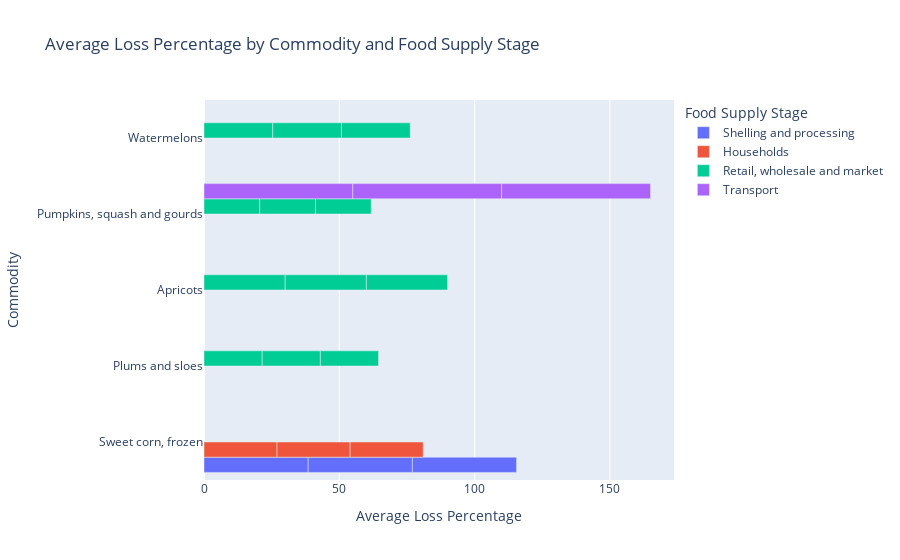

Notebook code cell kept with this figure:
### Code cell
# Bar plot for average loss percentage by commodity and stage
fig = px.bar(filtered_df, x='loss_percentage', y='commodity', color='food_supply_stage', barmode='group',
             title='Average Loss Percentage by Commodity and Food Supply Stage',
             labels={'loss_percentage': 'Average Loss Percentage', 'commodity': 'Commodity', 'food_supply_stage': 'Food Supply Stage'})
fig.show()

### Figure 1 — Plotly figure (JSON) as saved in the notebook; plotly's stock layout.template omitted (floating-point values rounded to 4 significant figures)
{"data": [{"alignmentgroup": "True", "hovertemplate": "Food Supply Stage=Shelling and processing<br>Average Loss Percentage=%{x}<br>Commodity=%{y}<extra></extra>", "legendgroup": "Shelling and processing", "marker": {"color": "#636efa", "pattern": {"shape": ""}}, "name": "Shelling and processing", "offsetgroup": "Shelling and processing", "orientation": "h", "showlegend": true, "textposition": "auto", "type": "bar", "x": [38.5, 38.5, 38.5], "xaxis": "x", "y": ["Sweet corn, frozen", "Sweet corn, frozen", "Sweet corn, frozen"], "yaxis": "y"}, {"alignmentgroup": "True", "hovertemplate": "Food Supply Stage=Households<br>Average Loss Percentage=%{x}<br>Commodity=%{y}<extra></extra>", "legendgroup": "Households", "marker": {"color": "#EF553B", "pattern": {"shape": ""}}, "name": "Households", "offsetgroup": "Households", "orientation": "h", "showlegend": true, "textposition": "auto", "type": "bar", "x": [27, 27, 27], "xaxis": "x", "y": ["Sweet corn, frozen", "Sweet corn, frozen", "Sweet corn, frozen"], "yaxis": "y"}, {"alignmentgroup": "True", "hovertemplate": "Food Supply Stage=Retail, wholesale and market<br>Average Loss Percentage=%{x}<br>Commodity=%{y}<extra></extra>", "legendgroup": "Retail, wholesale and market", "marker": {"color": "#00cc96", "pattern": {"shape": ""}}, "name": "Retail, wholesale and market", "offsetgroup": "Retail, wholesale and market", "orientation": "h", "showlegend": true, "textposition": "auto", "type": "bar", "x": [21.5, 21.5, 21.5, 30, 20.6, 25.4, 30, 20.6, 25.4, 30, 20.6, 25.4], "xaxis": "x", "y": ["Plums and sloes", "Plums and sloes", "Plums and sloes", "Apricots", "Pumpkins, squash and gourds", "Watermelons", "Apricots", "Pumpkins, squash and gourds", "Watermelons", "Apricots", "Pumpkins, squash and gourds", "Watermelons"], "yaxis": "y"}, {"alignmentgroup": "True", "hovertemplate": "Food Supply Stage=Transport<br>Average Loss Percentage=%{x}<br>Commodity=%{y}<extra></extra>", "legendgroup": "Transport", "marker": {"color": "#ab63fa", "pattern": {"shape": ""}}, "name": "Transport", "offsetgroup": "Transport", "orientation": "h", "showlegend": true, "textposition": "auto", "type": "bar", "x": [55, 55, 55], "xaxis": "x", "y": ["Pumpkins, squash and gourds", "Pumpkins, squash and gourds", "Pumpkins, squash and gourds"], "yaxis": "y"}], "layout": {"barmode": "group", "legend": {"title": {"text": "Food Supply Stage"}, "tracegroupgap": 0}, "title": {"text": "Average Loss Percentage by Commodity and Food Supply Stage"}, "xaxis": {"anchor": "y", "domain": [0, 1], "title": {"text": "Average Loss Percentage"}}, "yaxis": {"anchor": "x", "domain": [0, 1], "title": {"text": "Commodity"}}}}
